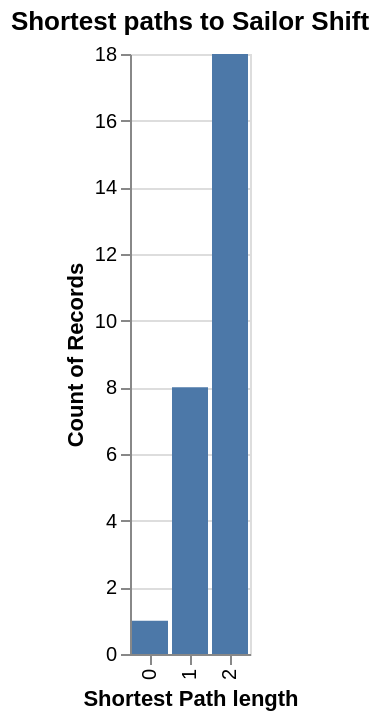

This figure's notebook cell:
### Code cell
shortest_paths = pd.DataFrame(nx.shortest_path_length(G, target=largest_hub).values())
alt.Chart(shortest_paths).mark_bar().encode(
    x=alt.X('0:O').title('Shortest Path length'),
    y='count()',
).properties(title='Shortest paths to Sailor Shift')

### Figure 1 — Vega-Lite specification as saved in the notebook (floating-point values rounded to 4 significant figures)
{"config": {"view": {"continuousWidth": 300, "continuousHeight": 300}}, "data": {"name": "data-d0f2b8cefce5c404860a0bb5f1e846aa"}, "mark": {"type": "bar"}, "encoding": {"x": {"field": "0", "title": "Shortest Path length", "type": "ordinal"}, "y": {"aggregate": "count", "type": "quantitative"}}, "title": "Shortest paths to Sailor Shift", "$schema": "https://vega.github.io/schema/vega-lite/v6.1.0.json", "datasets": {"data-d0f2b8cefce5c404860a0bb5f1e846aa": [{"0": 0}, {"0": 1}, {"0": 1}, {"0": 1}, {"0": 1}, {"0": 1}, {"0": 1}, {"0": 1}, {"0": 1}, {"0": 2}, {"0": 2}, {"0": 2}, {"0": 2}, {"0": 2}, {"0": 2}, {"0": 2}, {"0": 2}, {"0": 2}, {"0": 2}, {"0": 2}, {"0": 2}, {"0": 2}, {"0": 2}, {"0": 2}, {"0": 2}, {"0": 2}, {"0": 2}]}}
